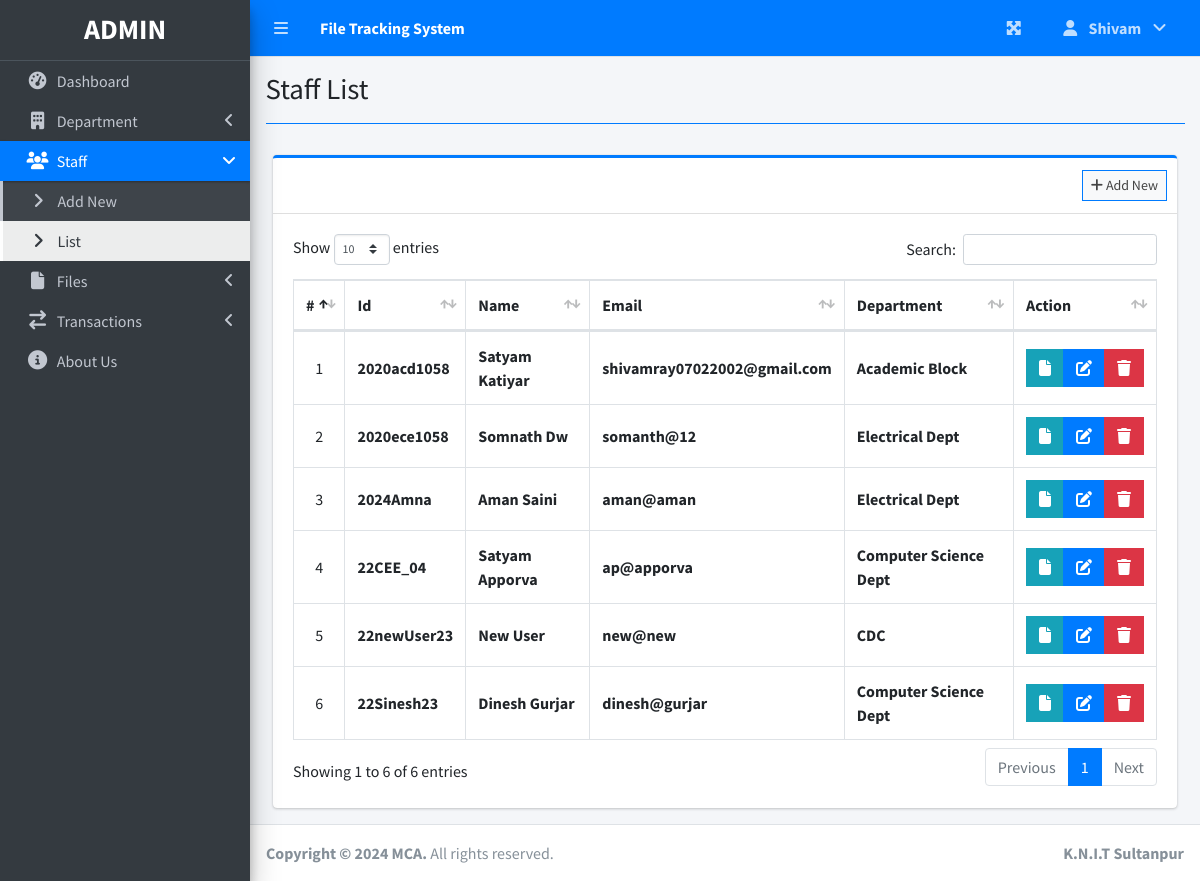
The app's page /index.php?page=staff_list (signed in) with its own data.
### tables this page shows
CREATE TABLE `users` (
  `id` varchar(20) NOT NULL,
  `firstname` varchar(50) NOT NULL,
  `lastname` varchar(50) NOT NULL,
  `email` varchar(200) NOT NULL,
  `password` text NOT NULL,
  `type` tinyint(1) NOT NULL DEFAULT 2 COMMENT '1 = admin, 2 = staff',
  `dept_id` varchar(20) DEFAULT NULL,
  `date_created` datetime NOT NULL DEFAULT current_timestamp(),
  `active` tinyint(1) NOT NULL DEFAULT 1 COMMENT '1 = active , 0 = disabled'
);

CREATE TABLE `departments` (
  `id` varchar(20) NOT NULL,
  `name` varchar(100) NOT NULL,
  `contact` int(10) NOT NULL,
  `email` varchar(100) NOT NULL,
  `active` tinyint(1) NOT NULL DEFAULT 1 COMMENT '1 = active , 0 = disabled'
);

### staff_list.php (the view, shortened to what this page needs)
<?php include'db_connect.php' ?>
<div class="col-lg-12">
	<div class="card card-outline card-primary">
		<div class="card-header">
			<div class="card-tools">
				<a class="btn btn-block btn-sm btn-default btn-flat border-primary " href="./index.php?page=new_staff"><i class="fa fa-plus"></i> Add New</a>
			</div>
		</div>
		<div class="card-body">
			<table class="table tabe-hover table-bordered" id="list">
				<thead>
					<tr>
						<th class="text-center">#</th>
						<th>Id</th>
						<th>Name</th>
						<th>Email</th>
						<th>Department</th>
						<th>Action</th>
					</tr>
				</thead>
				<tbody>
					<?php
					$i = 1;
					$qry = $conn->query("SELECT u.id as id,concat(u.firstname,' ',u.lastname) as name,u.email as email,d.name as dept
						FROM users u inner join departments d on d.id = u.dept_id where u.type = 2 and u.active = 1 order by u.id asc ");
					while($row= $qry->fetch_assoc()):
					?>
					<tr>
						<td class="text-center"><?php echo $i++ ?></td>
						<td><b><?php echo ($row['id']) ?></b></td>
						<td><b><?php echo ucwords($row['name']) ?></b></td>
						<td><b><?php echo ($row['email']) ?></b></td>
						<td><b><?php echo ucwords($row['dept']) ?></b></td>
						<td class="text-center">
		                    <div class="btn-group">
								<a href="index.php?page=file_list_view&id=<?php echo $row['id'] ?>" class="btn btn-info btn-flat view_file" data-toggle="tooltip" title="Show Associated Files">
									<i class="fa-solid fa-file"></i>
								</a>
		                        <a href="index.php?page=edit_staff&id=<?php echo $row['id'] ?>" class="btn btn-primary btn-flat " data-toggle="tooltip" title="Edit User" >
		                          <i class="fas fa-edit"></i>
		                        </a>
		                        <button type="button" class="btn btn-danger btn-flat delete_staff" data-id="<?php echo $row['id'] ?>" data-toggle="tooltip" title="Delete User">
		                          <i class="fas fa-trash"></i>
		                        </button>
	                      </div>
						</td>
					</tr>
				<?php endwhile; ?>
				</tbody>
			</table>
		</div>
	</div>
</div>

### staff_list.php (style rules this page uses)
table td { vertical-align: middle !important; }

### records on screen
users: id "2020acd1058", name "Satyam Katiyar", email "shivamray07022002@gmail.com", dept.name "Academic Block"
users: id "2020ece1058", name "Somnath Dw", email "somanth@12", dept.name "Electrical Dept"
users: id "2024Amna", name "Aman Saini", email "aman@aman", dept.name "Electrical Dept"
users: id "22CEE_04", name "Satyam Apporva", email "ap@apporva", dept.name "Computer Science Dept"
users: id "22newUser23", name "New User", email "new@new", dept.name "CDC"
users: id "22Sinesh23", name "Dinesh Gurjar", email "dinesh@gurjar", dept.name "Computer Science Dept"

### other values on screen
$_SESSION['login_firstname'] "Shivam"
$title "Staff List"
